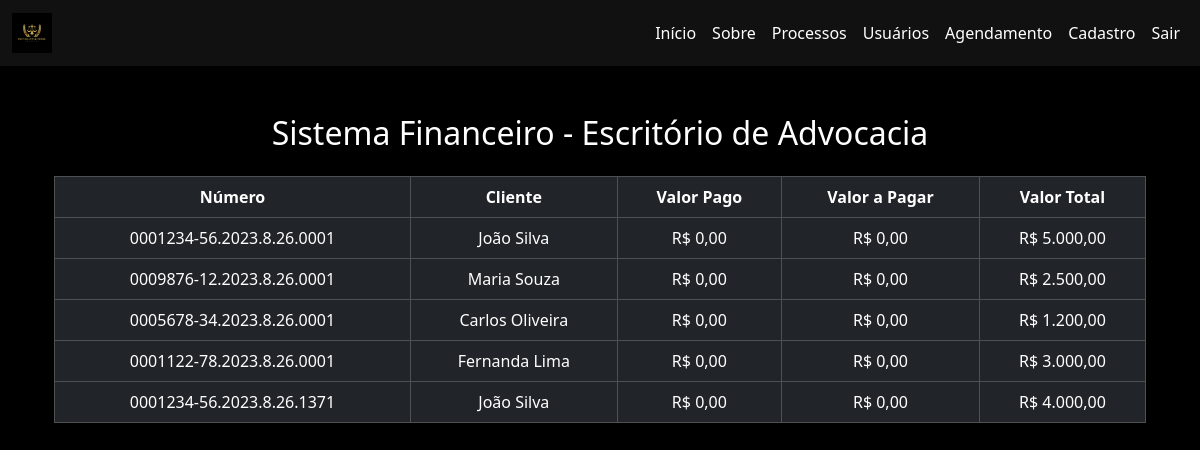
The page /Site/financeiro.php (signed in) on the database its author committed.
### tables this page shows
CREATE TABLE IF NOT EXISTS processos (
    processo_id INT AUTO_INCREMENT PRIMARY KEY,
    numero_processo VARCHAR(50) UNIQUE NOT NULL,
    cliente_id INT NOT NULL,
    valor_total DECIMAL(10, 2) DEFAULT 0.00,
    valor_pago DECIMAL(10, 2) DEFAULT 0.00,
    valor_a_pagar DECIMAL(10, 2) DEFAULT 0.00,
    pendencias DECIMAL(10, 2) DEFAULT 0.00,
    FOREIGN KEY (cliente_id) REFERENCES clientes(cliente_id)
);

CREATE TABLE IF NOT EXISTS clientes (
    cliente_id INT AUTO_INCREMENT PRIMARY KEY,
    nome VARCHAR(255) NOT NULL,
    cpf VARCHAR(14) NOT NULL,
    telefone VARCHAR(20) DEFAULT NULL,
    email VARCHAR(50) NOT NULL,
    endereco VARCHAR(255) DEFAULT NULL,
    estado_civil ENUM('Solteiro','Casado','Divorciado','Viúvo','União Estável') DEFAULT 'Solteiro',
    data_cadastro DATE DEFAULT CURDATE(),
    UNIQUE KEY (cpf)
);

### PHP/processos.php (called while the page is built, shortened)
<?php
require_once __DIR__ . '\classes\Processo.php';
$usuario = $_SESSION['usuario'] ?? null;
$processoObj = new Processo();
if ($usuario) {
    if (in_array($usuario['tipo'], ['Administrador', 'Advogado'])) {
        $processos = $processoObj->listarTodos();
    } elseif ($usuario['tipo'] === 'Cliente') {
        $processos = $processoObj->buscarPorCliente((int)$usuario['id']);
    }
}
?>

### PHP/classes/DB.php (called while the page is built, shortened)
<?php
class Database {
    private function conectar(): void {
        try {
            $this->conexao = new PDO(
                "mysql:host={$this->host};dbname={$this->dbname}",
                $this->usuario_db,
                $this->senha_db
            );
        } catch (PDOException $e) {
            die("Erro de conexão: " . $e->getMessage());
        }
    }
}

### PHP/classes/Processo.php (called while the page is built, shortened)
<?php
require_once __DIR__ . '\DB.php';
class Processo extends Database {
    private string $tabela = 'processos';
    public function listarTodos(): array {
        $sql = "SELECT p.*, c.nome
                FROM {$this->tabela} p
                JOIN clientes c ON p.cliente_id = c.cliente_id";
        $stmt = $this->conexao->query($sql);
        return $stmt->fetchAll(PDO::FETCH_ASSOC);
    }
}

### Site/financeiro.php (the view, shortened to what this page needs)
<?php
require_once __DIR__ . ('PHP\processos.php');
?>
<!DOCTYPE html>
<html lang="pt-BR">
<head>
  <link href="https://cdn.jsdelivr.net/npm/bootstrap@5.3.2/dist/css/bootstrap.min.css" rel="stylesheet">
</head>
<body>
  <nav class="navbar navbar-expand-lg">
    <div class="container-fluid">
      <a class="navbar-brand" href="#">
        <img src="img/Logo.png" alt="Logo" class="logo">
      </a>
      <div class="collapse navbar-collapse" id="navbarNav">
        <ul class="navbar-nav ms-auto">
          <li class="nav-item"><a class="nav-link active" href="index.php">Início</a></li>
          <li class="nav-item"><a class="nav-link" href="sobre.html">Sobre</a></li>
          <li class="nav-item"><a class="nav-link" href="cliente.php">Processos</a></li>
          <?php if (in_array($usuario['tipo'], ['Administrador', 'Advogado'])): ?>
          <li class="nav-item"><a class="nav-link" href="usuario.php">Usuários</a></li>
          <li class="nav-item"><a class="nav-link" href="agendamento.php">Agendamento</a></li>
          <li class="nav-item"><a class="nav-link" href="cadastro.php">Cadastro</a></li>
          <?php endif; ?>
          <li class="nav-item"><a class="nav-link" href="PHP\logout.php">Sair</a></li>
        </ul>
      </div>
    </div>
  </nav>
  <div class="container mt-5">
    <h2 class="mb-4 text-center text-gold">Sistema Financeiro - Escritório de Advocacia</h2>
    <main class="container">
  <?php if (in_array($usuario['tipo'], ['Advogado', 'Administrador'])): ?>
    <table class="table table-bordered table-dark table-hover text-center">
      <thead>
        <tr>
          <th>Número</th>
          <th>Cliente</th>
          <th>Valor Pago</th>
          <th>Valor a Pagar</th>
          <th>Valor Total</th>
        </tr>
      </thead>
      <tbody>
        <?php foreach ($processos as $proc): ?>
          <tr>
            <td><?= htmlspecialchars($proc['numero_processo']) ?></td>
            <td><?= htmlspecialchars($proc['nome']) ?></td>
            <td>R$ <?= number_format($proc['valor_pago'], 2, ',', '.') ?></td>
            <td>R$ <?= number_format($proc['valor_a_pagar'], 2, ',', '.') ?></td>
            <td>R$ <?= number_format($proc['valor_total'], 2, ',', '.') ?></td>
          </tr>
        <?php endforeach; ?>
      </tbody>
    </table>
<?php endif; ?>
      </div>
</body>
</html>

### Site/financeiro.php (style rules this page uses)
body { background-color: #000; color: #fff; }
.logo { height: 40px; }
.table { color: #fff; }
.table thead { background-color: #333; }
.navbar, .navbar-brand, .nav-link { color: #fff !important; }
.navbar { background-color: #111; }

### rows shown on the page
processos: numero_processo "0001234-56.2023.8.26.0001", cliente.nome "João Silva", valor_pago "0,00", valor_a_pagar "0,00", valor_total "5.000,00"
processos: numero_processo "0009876-12.2023.8.26.0001", cliente.nome "Maria Souza", valor_pago "0,00", valor_a_pagar "0,00", valor_total "2.500,00"
processos: numero_processo "0005678-34.2023.8.26.0001", cliente.nome "Carlos Oliveira", valor_pago "0,00", valor_a_pagar "0,00", valor_total "1.200,00"
processos: numero_processo "0001122-78.2023.8.26.0001", cliente.nome "Fernanda Lima", valor_pago "0,00", valor_a_pagar "0,00", valor_total "3.000,00"
processos: numero_processo "0001234-56.2023.8.26.1371", cliente.nome "João Silva", valor_pago "0,00", valor_a_pagar "0,00", valor_total "4.000,00"
